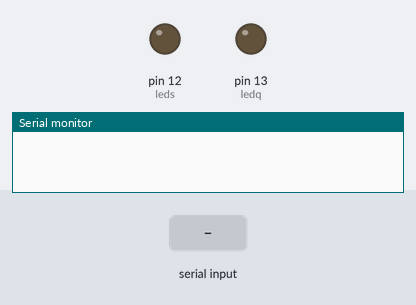
Simulated run of this sketch. Board: Arduino Uno, built with avr-gcc and run on an emulated ATmega328P. On the bench: output pins drawn as LEDs (lit = HIGH), the last lines printed to the serial monitor. Inputs (shaded band) come from the test bench.

Above: at 1.2 s.
1.3 s: "30,150\n" received over Serial
At 2.2 s:
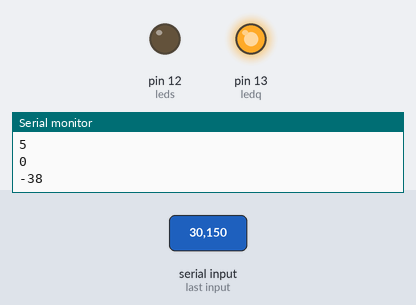
2.8 s: "2\n" received over Serial
At 3.2 s:
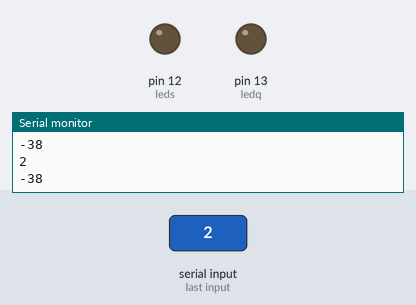
4.3 s: "1\n" received over Serial
At 5.6 s:
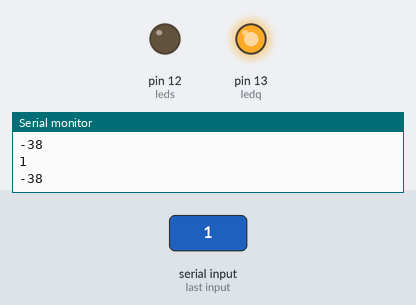
Timing chart, 0 to 7.3 s (numbered marks = the images above; inputs shaded):
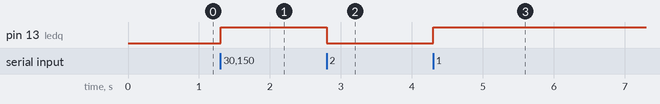

Measured:
- after the input at 1.3 s, pin 13 (ledq): LOW → HIGH at once
- after the input at 2.8 s, pin 13 (ledq): HIGH → LOW at once
- after the input at 4.3 s, pin 13 (ledq): LOW → HIGH at once

The sketch:

arduino.ino
```cpp
#define ledq 13
#define leds 12
int dado, led;
void setup() {
  Serial.begin(9600);
  pinMode(ledq, OUTPUT);
  pinMode(leds, OUTPUT);
  }

void loop() {
  if(Serial.available() > 0){
      dado = Serial.read()-48;
      Serial.println(dado);
      switch (dado){
          case 1:
              digitalWrite(ledq, HIGH);
              break;
          case 2:
              digitalWrite(ledq, LOW);
              break;
     }
  }
}
```
